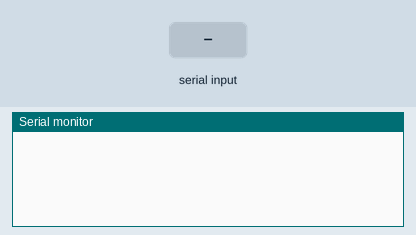
The sketch below on a simulated Arduino Uno, built with avr-gcc and run on an emulated ATmega328P. On the bench: the last lines printed to the serial monitor. Inputs (shaded band) come from the test bench.

Above: at 1.2 s.
1.3 s: "Hola" received over Serial
At 2.1 s:
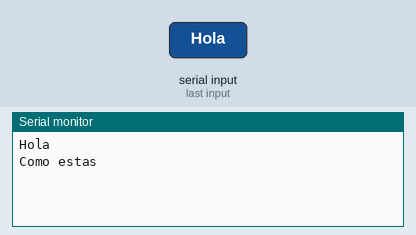
2.8 s: "1" received over Serial
At 4.1 s:
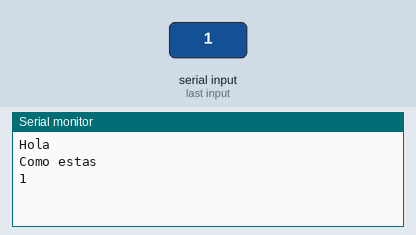

Measured:
- after the input at 1.3 s, the serial monitor: prints a new line at once (image 1)
- after the input at 2.8 s, the serial monitor: prints a new line at once (image 2)

The sketch:

Punto_8.ino
```cpp
String Hola;
void setup() {
    Serial.begin(9600);
     }

void loop() {

        while (Serial.available()) {
        delay(1);
        char c = Serial.read();
        Hola += c;
        }

      if (Hola.length() >0) {

      Serial.println(Hola);

    if (Hola == "Hola") {
    Serial.println("Como estas");

        }
        else; {
      	}


        Hola="";
   }
}
```
